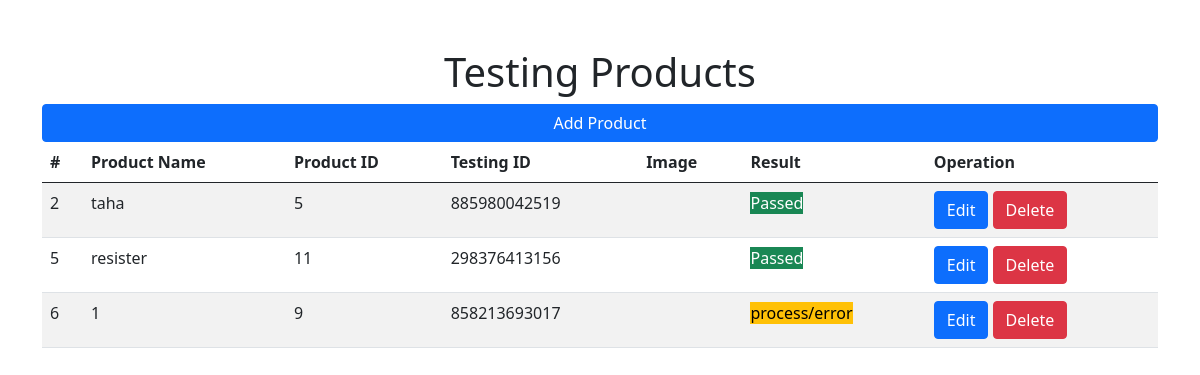
The page /testing_product.php on the database its author committed.
### tables this page shows
CREATE TABLE `testing` (
  `id` int(11) NOT NULL,
  `p_name` varchar(255) NOT NULL,
  `product_id` int(20) NOT NULL,
  `testing_id` bigint(20) NOT NULL,
  `image` varchar(255) NOT NULL,
  `result` tinyint(1) NOT NULL
);

### testing_product.php (the view, shortened to what this page needs)
<?php
include("database.php");
?>
<!doctype html>
<html lang="en">
  <head>
    <link href="https://cdn.jsdelivr.net/npm/bootstrap@5.0.2/dist/css/bootstrap.min.css" rel="stylesheet">
  </head>
   <body>
      <div class="container mt-5">
         <h1 class="text-center">Testing Products</h1>
         <a class="btn btn-primary container" href="add_test_product.php">Add Product</a>
      <table class="table table-striped table-hover">
         <thead>
         <tr>
            <th scope="col">#</th>
            <th scope="col">Product Name</th>
            <th scope="col">Product ID</th>
            <th scope="col">Testing ID</th>
            <th scope="col">Image</th>
            <th scope="col">Result</th>
            <th scope="col">Operation</th>
         </tr>
         </thead>
   <tbody>
<?php
 $fetch = "SELECT * FROM `testing`";
 $result = mysqli_query($conn, $fetch);
 if (mysqli_num_rows($result) > 0) {
    while($row = mysqli_fetch_assoc($result)){
        if ($row["result"] == 1) {
        echo
        "<tr>
         <td scope='row'>".$row["id"]."</td>
         <td>".$row["p_name"]."</td>
         <td>".$row["product_id"]."</td>
         <td>".$row["testing_id"]. "</td>
         <td>".$row["image"]. "</td>
         <td> <span class='btn-success'>Passed</span></td>
         <td><a class='btn btn-primary' href='edit_test.php?editid=".$row["id"]."'>Edit</a>
         <a class='btn btn-danger' href='delete_test.php?deleteid=".$row["id"]."'>Delete</a></td>
         </tr>";
        } else{
            echo
        "<tr>
         <td scope='row'>".$row["id"]."</td>
         <td>".$row["p_name"]."</td>
         <td>".$row["product_id"]."</td>
         <td>".$row["testing_id"]. "</td>
         <td>".$row["image"]. "</td>
         <td><span class='btn-warning'>process/error</span></td>
         <td><a class='btn btn-primary' href='edit_test.php?editid=".$row["id"]."'>Edit</a>
         <a class='btn btn-danger' href='delete_test.php?deleteid=".$row["id"]."'>Delete</a></td>
         </tr>";
        }
    }
 }
 else {
    echo "no product found";
 }
?>
   </tbody>
      </table>
      </div>
   </body>
</html>

### rows shown on the page
testing: id "2", p_name "taha", product "5", testing "885980042519"
testing: id "5", p_name "resister", product "11", testing "298376413156"
testing: id "6", p_name "1", product "9", testing "858213693017"
